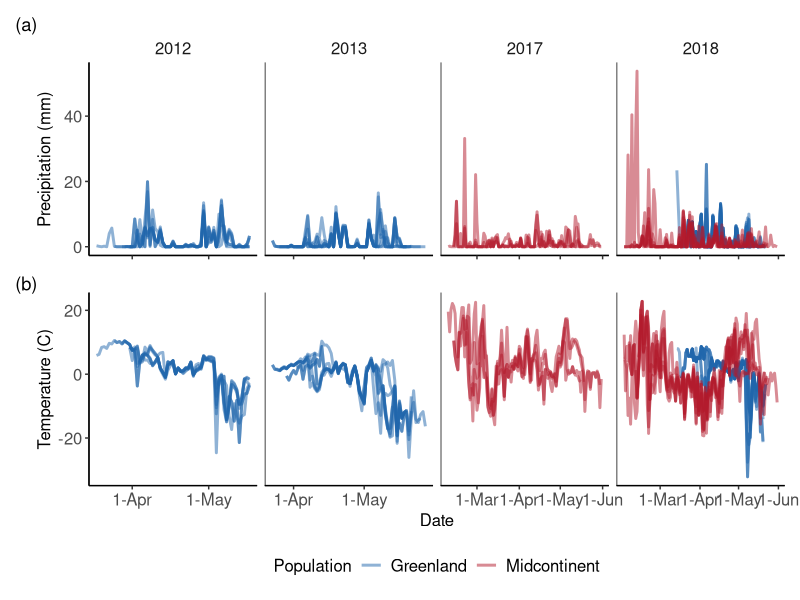

This figure's R source:

## 2022-08-31

library(tidyverse)
library(patchwork)

options(scipen=999, digits=3)

theme_set(theme_classic())

#### Read in bird data ####

# Read in weather covariates
wdat <- read_csv("files_for_models/weather_covars.csv")
range(wdat$prcp, na.rm=TRUE)
wdat$prcp[wdat$prcp==-99999] <- NA

# Read in ACC data
dat <- read_csv("files_for_models/daily_odba_behavior.csv")

# Join weather and ACC data
dat <- left_join(dat, wdat, by=c("animal_id", "date"))
dat <- as.data.frame(dat)

# read in migration dates
mdates <- read_csv("files_for_models/migration_dates.csv")

# save maximum duration of migration period
dur <- max(mdates$duration) 

# subset to migration dates
dat$RelDay <- NA
dat$RevRelDay <- NA
dat$migration <- NA
un.id <- unique(dat$animal_id)
for (i in 1:length(un.id)) {
  
  # subset migration dates
  md <- mdates[mdates$animal_id==un.id[i],]
  
  # Create vector of days
  mdays <- md$start:md$end
  
  # Add column, indicate when is migration
  dat$RelDay[dat$animal_id==un.id[i] & (dat$julian %in% mdays)] <- 1:length(mdays)
  dat$RevRelDay[dat$animal_id==un.id[i] & (dat$julian %in% mdays)] <- length(mdays):1
  dat$migration[dat$animal_id==un.id[i] & (dat$julian %in% mdays)] <- "yes"
  
}

# Subset to just migration
dat <- dat[!is.na(dat$migration), ]

# log odba
dat$lnODBAmedian <- log(dat$median.odba)

# Reorganize columns
dat <- dat[,c(1,3,4,23,24,5:8,10,11,16,18,19,21)]

# Weather summary states
# dat %>% group_by(pop, variable) %>% summarize(range(values))

#### Plot weather variables ####

dat <- pivot_longer(dat, 14:15, names_to="variable", values_to="values") %>% as.data.frame()

prcp <- dat %>% filter(variable=="prcp")
temp <- dat %>% filter(variable=="mintemp")

# Plot precipitation
prcp_plot <- ggplot() + 
              geom_line(data=prcp, aes(x=julian, y=values, group=animal_id, color=pop), alpha=0.5, size=1) +
              scale_x_continuous(breaks=c(60,91,121,152), 
                                 labels=c("1-Mar","1-Apr","1-May","1-Jun")) +
              scale_color_manual(values=c("#2166ac","#b2182b"), labels=c("Greenland", "Midcontinent")) +
              facet_grid(.~year, scales="free_x") +
              xlab("Date") + ylab("Precipitation (mm)") +
              guides(color=guide_legend(title="Population")) +
              annotate("segment", x=-Inf, xend=Inf, y=-Inf, yend=-Inf)+
              annotate("segment", x=-Inf, xend=-Inf, y=-Inf, yend=Inf) +
              theme(legend.position='bottom', 
                    legend.title=element_text(size=12), 
                    legend.text=element_text(size=12), 
                    legend.background=element_rect(fill=NA),
                    panel.border=element_blank(),
                    axis.line=element_line(),
                    axis.text.y=element_text(size=12), 
                    axis.text.x=element_blank(),
                    axis.title.y=element_text(size=12),
                    axis.title.x=element_blank(),
                    strip.text=element_text(size=12),
                    strip.background=element_rect(fill="white", color=NA))

temp_plot <- ggplot() + 
  geom_line(data=temp, aes(x=julian, y=values, group=animal_id, color=pop), alpha=0.5, size=1) +
  scale_x_continuous(breaks=c(60,91,121,152), 
                     labels=c("1-Mar","1-Apr","1-May","1-Jun")) +
  scale_color_manual(values=c("#2166ac","#b2182b"), labels=c("Greenland", "Midcontinent")) +
  facet_grid(.~year, scales="free_x") +
  xlab("Date") + ylab("Temperature (C)") +
  guides(color=guide_legend(title="Population")) +
  annotate("segment", x=-Inf, xend=Inf, y=-Inf, yend=-Inf)+
  annotate("segment", x=-Inf, xend=-Inf, y=-Inf, yend=Inf) +
  theme(legend.position='bottom', 
        legend.title=element_text(size=12), 
        legend.text=element_text(size=12), 
        legend.background=element_rect(fill=NA),
        panel.border=element_blank(),
        axis.line=element_line(),
        axis.text=element_text(size=12), 
        axis.title=element_text(size=12),
        strip.text=element_blank(),
        strip.background=element_rect(fill="white"))


(prcp_plot / temp_plot + plot_layout(guides="collect")) + 
  plot_annotation(tag_levels="a", tag_prefix="(", tag_suffix=")") & 
  theme(legend.position = 'bottom')
